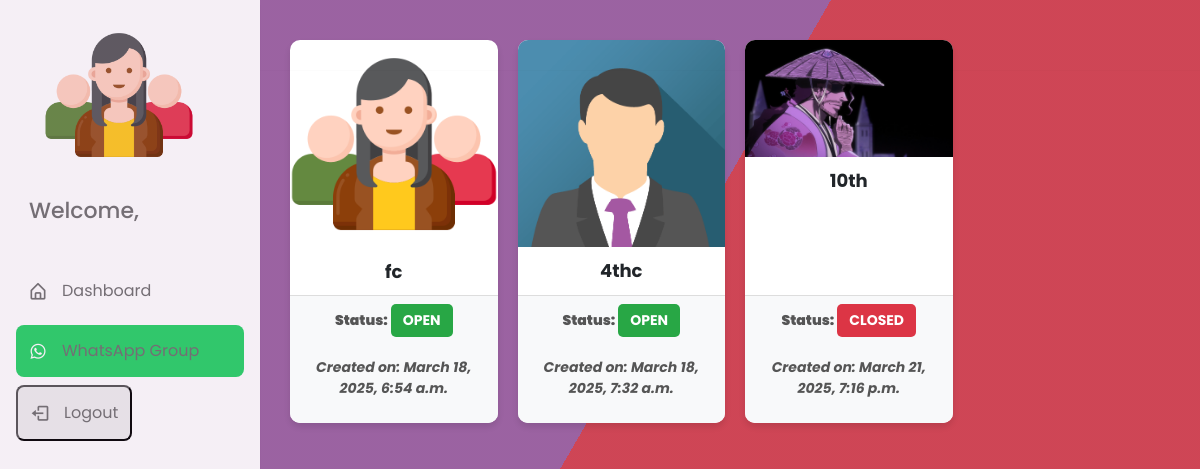
/caselist/ (signed in), run on the app's committed database.
### home/models.py (models this page shows, shortened)
class Case(models.Model):
    id = models.AutoField(primary_key=True)
    title = models.CharField(max_length=100)
    description = models.TextField()
    location = models.URLField()
    image = models.ImageField(upload_to='static/case_images/')
    status = models.CharField(max_length=100,default="Pending")
    created = models.DateTimeField(auto_now_add=True)
    updated = models.DateTimeField(auto_now=True)
    approved = models.BooleanField(default=False)
    created_by = models.CharField(max_length=100)
    closed_by = models.CharField(max_length=100, blank=True, null=True)

### home/views.py (the view)
# urls.py: path('caselist/', views.caseList, name='caselist'),
@login_required(login_url='home')
def caseList(request):
    admin = "False"
    if is_admin(request.user):
        base_template = 'admin_base.html'
        admin = "True"
    else:
        base_template = 'member_base.html'
    cases = Case.objects.filter(approved=True)
    return render(request, 'case_list.html', {'cases': cases, 'base_template': base_template, 'admin': admin})

### home/views.py (called while the page is built)
def is_admin(user):
    return user.groups.filter(name='ADMIN').exists()

### templates/case_list.html (shortened to what this page needs)
{% extends base_template %}
{% block content %}
{% load static %}
<div class="cases-container">
    {% for case in cases %}
        <a class="case-card"
        {% if approval != "True" %}
        href="{% url 'case_details' case.id %}"
        {% else %}
        href="{% url 'approval_case_details' case.id %}"
        {% endif %}
        >
            <img src="{{ case.image.url }}" alt="{{ case.title }}" class="case-image">
            <div class="case-title">{{ case.title }}</div>
            <div class="case-footer">
                {% if approval != "True" %}
                <p class="case-info">
                    <strong>Status:</strong>
                    {% if case.status == "open" %}
                        <span class="status-badge status-open">Open</span>
                    {% else %}
                        <span class="status-badge status-close">Closed</span>
                    {% endif %}
                </p>
                {% endif %}
                <p class="created-date">
                    Created on: {{case.created}}
                </p>
            </div>
        </a>
    {% endfor %}
</div>
{% endblock %}

### templates/member_base.html (style rules this page uses)
p { text-align: center; }
body { padding-left: 240px; }
:root { --body-color: #ebf0ff; --sidebar-color: #fff; --primary-color: #4070f4; --primary-color-light: #f6f5ff; --toggle-color: #ddd; --text-color: #707070; --tran-02: all 0.2s ease; --tran-03: all 0.3s ease; --tran-04: all 0.4s ease; --tran-05: all 0.5s ease; }
* { margin: 0; padding: 0; box-sizing: border-box; font-family: "Poppins", sans-serif; }
body { min-height: 100%; background-color: var(--body-color); transition: var(--tran-05); }

### templates/case_list.html (style rules this page uses)
.cases-container { display: grid; grid-template-columns: repeat(4, 1fr); gap: 20px; padding: 20px; margin-top: 20px; margin-left: 30px; }
.case-card { max-width: 300px; background-color: #fff; border-radius: 10px; overflow: hidden; box-shadow: 0px 4px 6px rgba(0, 0, 0, 0.1); cursor: pointer; margin-bottom: 20px; transition: transform 0.2s ease-in-out; display: flex; flex-direction: column; text-decoration: none; color: inherit; }
.case-image { max-width: 300px; width: 100%; max-height: 300px; object-fit: cover; }
.case-title { font-size: 18px; font-weight: bold; text-align: center; padding: 10px; flex-grow: 1; }
.case-footer { background-color: #f8f9fa; padding: 8px; text-align: center; font-size: 14px; font-weight: bold; border-top: 1px solid #ddd; color: #555; }
.status-badge { display: inline-block; padding: 6px 12px; border-radius: 5px; font-size: 14px; font-weight: bold; text-transform: uppercase; }
.status-open { background-color: #28a745; color: white; }
.status-close { background-color: #dc3545; color: white; }
.created-date { font-style: italic; color: #555; margin-top: 20px; }

### data on the page
Case: image (picture), title "fc", status "OPEN", created "March 18, 2025, 6:54 a.m."
Case: image (picture), title "4thc", status "OPEN", created "March 18, 2025, 7:32 a.m."
Case: image (picture), title "10th", status "CLOSED", created "March 21, 2025, 7:16 p.m."
